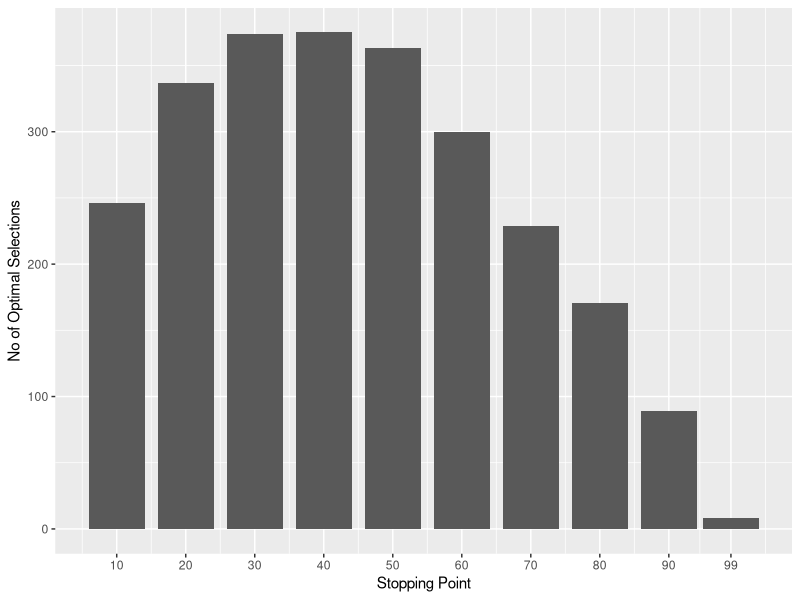

R code for this plot:
library(ggplot2)


set.seed(999)

q <- runif(100)

(best_candidate_quality <- max(q))

which(q==best_candidate_quality)


best_candidate <- function(r,q){
  #r : stopping point
  #q : vector giving quality of candidates

  #Step 1: Find the best candidate  up to the stopping point
  best_1 <- max(q[1:r])

  # Step 2: Find the 2nd  candidate after the stopping point  than the best candidate before the stopping point
  best_2 <- which((q[(r+1):length(q)]>=best_1) == TRUE)
  
 
  selected_candidate <- ifelse(length(best_2)==0,length(q),r+best_2) # if the best2 lengthe value is 0 , then assign the length of the value , else the stoppingpoint + value 
  selected_candidate_value <- q[selected_candidate]

  
print(c(selected_candidate,selected_candidate_value))
  
  return(c(selected_candidate,selected_candidate_value))
  
}

experiment <- function(r,N){
  #N: No of experiments to run
  #r: stopping point to be tested
  
  
  #C : counter to keep track of number of times optimal candidate was selected
  C <- 0
  
  for (i in seq_len(N)){
    q_new <- sample(q)
  
    if (best_candidate(r,q_new)[2]==best_candidate_quality) # if the best candidate is the highest among the sample, add it to a new value
      
      {
      C <-  C + 1
    }   
    
  }
  
  return(C)
}



stop_points <- c(10,20,30,40,50,60,70,80,90,99) 
#stop_points <- c(1)

(results <- sapply(stop_points,experiment,1000)) # among 1000 iterations the best selections on certain stopping points
df <- data.frame(x=stop_points,y=results)

 ggplot(df,aes(x=x,y=y))+ geom_bar(stat='identity')+labs(x='Stopping Point',y='No of Optimal Selections')+
  scale_x_continuous(breaks=stop_points,labels=stop_points)

# # plot(density(x))

#?sapply